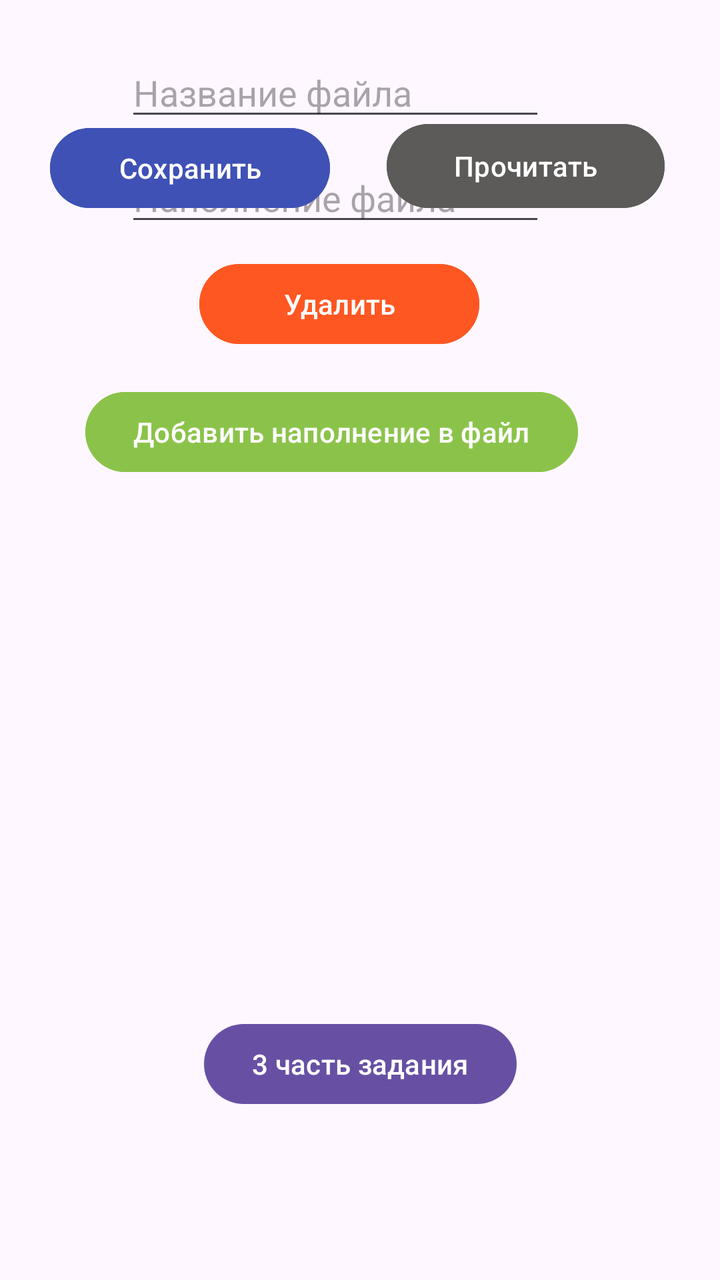
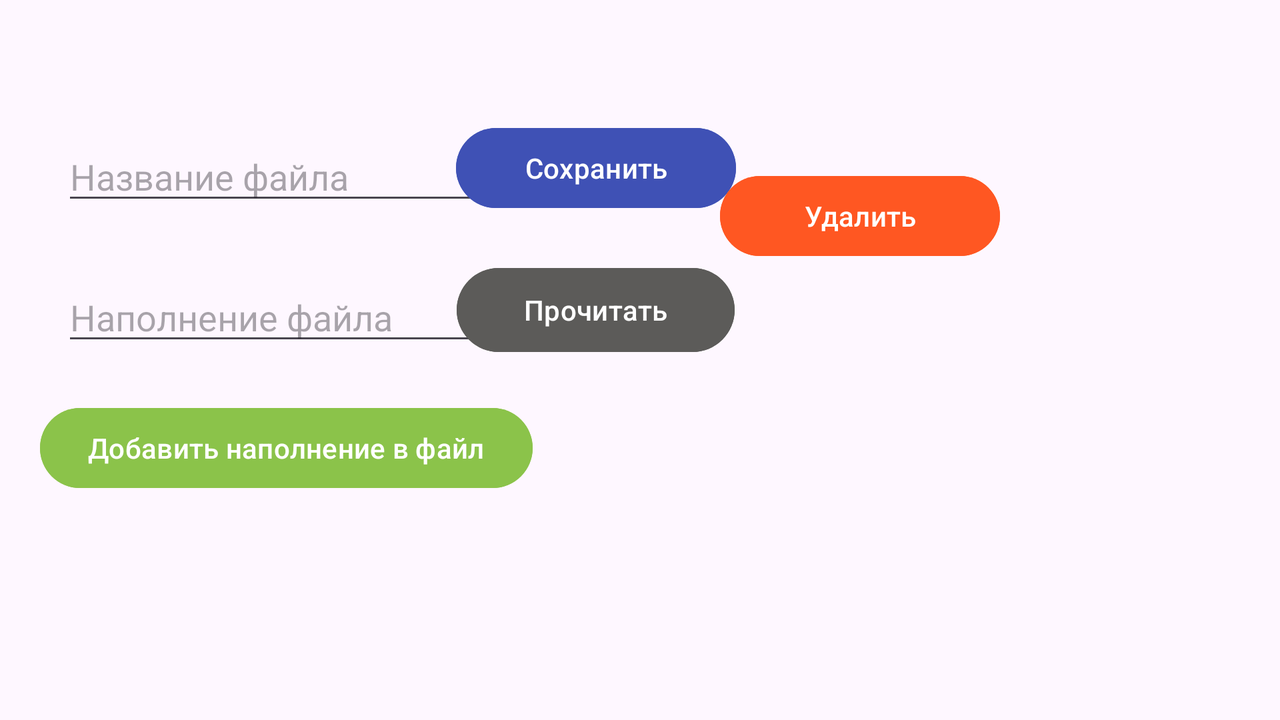

An Android layout and its configuration variant, each rendered on a device that would load it. The default file and the variant file are quoted in full after the pictures.
<!-- AndroidManifest.xml: application theme Theme.Mirea_prac_9 -->
<!-- res/layout/activity_main.xml -->
<?xml version="1.0" encoding="utf-8"?>
<androidx.constraintlayout.widget.ConstraintLayout xmlns:android="http://schemas.android.com/apk/res/android"
    xmlns:app="http://schemas.android.com/apk/res-auto"
    xmlns:tools="http://schemas.android.com/tools"
    android:id="@+id/main"
    android:layout_width="match_parent"
    android:layout_height="match_parent"
    tools:context=".MainActivity">


    <EditText
        android:id="@+id/fileName"
        android:layout_width="wrap_content"
        android:layout_height="wrap_content"
        android:ems="10"
        android:hint="Название файла"
        android:inputType="text"
        app:layout_constraintBottom_toBottomOf="parent"
        app:layout_constraintEnd_toEndOf="parent"
        app:layout_constraintHorizontal_bias="0.417"
        app:layout_constraintStart_toStartOf="parent"
        app:layout_constraintTop_toTopOf="parent"
        app:layout_constraintVertical_bias="0.04" />

    <EditText
        android:id="@+id/fileText"
        android:layout_width="wrap_content"
        android:layout_height="wrap_content"
        android:ems="10"
        android:hint="Наполнение файла"
        android:inputType="text"
        app:layout_constraintBottom_toBottomOf="parent"
        app:layout_constraintEnd_toEndOf="parent"
        app:layout_constraintHorizontal_bias="0.417"
        app:layout_constraintStart_toStartOf="parent"
        app:layout_constraintTop_toTopOf="parent"
        app:layout_constraintVertical_bias="0.128" />

    <Button
        android:id="@+id/button"
        android:layout_width="140dp"
        android:layout_height="48dp"
        android:layout_marginBottom="532dp"
        android:backgroundTint="#3F51B5"
        android:onClick="writeToFile"
        android:text="Сохранить"
        app:layout_constraintBottom_toBottomOf="parent"
        app:layout_constraintEnd_toEndOf="parent"
        app:layout_constraintHorizontal_bias="0.114"
        app:layout_constraintStart_toStartOf="parent" />

    <Button
        android:id="@+id/button2"
        android:layout_width="139dp"
        android:layout_height="50dp"
        android:layout_marginBottom="532dp"
        android:backgroundTint="#5C5B59"
        android:onClick="readFromFile"
        android:text="Прочитать"
        app:layout_constraintBottom_toBottomOf="parent"
        app:layout_constraintEnd_toEndOf="parent"
        app:layout_constraintHorizontal_bias="0.875"
        app:layout_constraintStart_toStartOf="parent" />

    <Button
        android:id="@+id/button3"
        android:layout_width="140dp"
        android:layout_height="48dp"
        android:layout_marginBottom="464dp"
        android:backgroundTint="#FF5722"
        android:onClick="startAlert"
        android:text="Удалить"
        app:layout_constraintBottom_toBottomOf="parent"
        app:layout_constraintEnd_toEndOf="parent"
        app:layout_constraintHorizontal_bias="0.453"
        app:layout_constraintStart_toStartOf="parent" />

    <Button
        android:id="@+id/button4"
        android:layout_width="wrap_content"
        android:layout_height="wrap_content"
        android:layout_marginBottom="400dp"
        android:backgroundTint="#8BC34A"
        android:onClick="addTextToFile"
        android:text="Добавить наполнение в файл"
        app:layout_constraintBottom_toBottomOf="parent"
        app:layout_constraintEnd_toEndOf="parent"
        app:layout_constraintHorizontal_bias="0.375"
        app:layout_constraintStart_toStartOf="parent" />

    <TextView
        android:id="@+id/textView"
        android:layout_width="wrap_content"
        android:layout_height="wrap_content"
        android:layout_marginBottom="316dp"
        app:layout_constraintBottom_toBottomOf="parent"
        app:layout_constraintEnd_toEndOf="parent"
        app:layout_constraintHorizontal_bias="0.498"
        app:layout_constraintStart_toStartOf="parent" />

    <Button
        android:onClick="nextActivity"
        android:id="@+id/button5"
        android:layout_width="wrap_content"
        android:layout_height="wrap_content"
        android:layout_marginBottom="84dp"
        android:text="3 часть задания"
        app:layout_constraintBottom_toBottomOf="parent"
        app:layout_constraintEnd_toEndOf="parent"
        app:layout_constraintStart_toStartOf="parent" />
</androidx.constraintlayout.widget.ConstraintLayout>
<!-- resources referenced by this layout -->
<resources>
  <style name="Theme.Mirea_prac_9" parent="Base.Theme.Mirea_prac_9" />
  <style name="Base.Theme.Mirea_prac_9" parent="Theme.Material3.DayNight.NoActionBar">
          
          
      </style>
</resources>
<!-- res/layout-land/activity_main.xml (the repository's variant of the layout above) -->
<!-- drawn on the phone turned sideways -->
<?xml version="1.0" encoding="utf-8"?>
<androidx.constraintlayout.widget.ConstraintLayout xmlns:android="http://schemas.android.com/apk/res/android"
    xmlns:app="http://schemas.android.com/apk/res-auto"
    xmlns:tools="http://schemas.android.com/tools"
    android:id="@+id/main"
    android:layout_width="match_parent"
    android:layout_height="match_parent"
    tools:context=".MainActivity">


    <EditText
        android:id="@+id/fileName"
        android:layout_width="wrap_content"
        android:layout_height="wrap_content"
        android:ems="10"
        android:hint="Название файла"
        android:inputType="text"
        app:layout_constraintBottom_toBottomOf="parent"
        app:layout_constraintEnd_toEndOf="parent"
        app:layout_constraintHorizontal_bias="0.072"
        app:layout_constraintStart_toStartOf="parent"
        app:layout_constraintTop_toTopOf="parent"
        app:layout_constraintVertical_bias="0.207" />

    <EditText
        android:id="@+id/fileText"
        android:layout_width="wrap_content"
        android:layout_height="wrap_content"
        android:ems="10"
        android:hint="Наполнение файла"
        android:inputType="text"
        app:layout_constraintBottom_toBottomOf="parent"
        app:layout_constraintEnd_toEndOf="parent"
        app:layout_constraintHorizontal_bias="0.072"
        app:layout_constraintStart_toStartOf="parent"
        app:layout_constraintTop_toTopOf="parent"
        app:layout_constraintVertical_bias="0.428" />

    <Button
        android:id="@+id/button"
        android:layout_width="140dp"
        android:layout_height="48dp"
        android:layout_marginBottom="252dp"
        android:backgroundTint="#3F51B5"
        android:onClick="writeToFile"
        android:text="Сохранить"
        app:layout_constraintBottom_toBottomOf="parent"
        app:layout_constraintEnd_toEndOf="parent"
        app:layout_constraintHorizontal_bias="0.456"
        app:layout_constraintStart_toStartOf="parent" />

    <Button
        android:id="@+id/button2"
        android:layout_width="139dp"
        android:layout_height="50dp"
        android:layout_marginBottom="180dp"
        android:backgroundTint="#5C5B59"
        android:onClick="readFromFile"
        android:text="Прочитать"
        app:layout_constraintBottom_toBottomOf="parent"
        app:layout_constraintEnd_toEndOf="parent"
        app:layout_constraintHorizontal_bias="0.456"
        app:layout_constraintStart_toStartOf="parent" />

    <Button
        android:id="@+id/button3"
        android:layout_width="140dp"
        android:layout_height="48dp"
        android:layout_marginBottom="228dp"
        android:backgroundTint="#FF5722"
        android:onClick="startAlert"
        android:text="Удалить"
        app:layout_constraintBottom_toBottomOf="parent"
        app:layout_constraintEnd_toEndOf="parent"
        app:layout_constraintHorizontal_bias="0.72"
        app:layout_constraintStart_toStartOf="parent" />

    <Button
        android:id="@+id/button4"
        android:layout_width="wrap_content"
        android:layout_height="wrap_content"
        android:layout_marginBottom="112dp"
        android:backgroundTint="#8BC34A"
        android:onClick="addTextToFile"
        android:text="Добавить наполнение в файл"
        app:layout_constraintBottom_toBottomOf="parent"
        app:layout_constraintEnd_toEndOf="parent"
        app:layout_constraintHorizontal_bias="0.051"
        app:layout_constraintStart_toStartOf="parent" />

    <TextView
        android:id="@+id/textView"
        android:layout_width="wrap_content"
        android:layout_height="wrap_content"
        android:layout_marginBottom="124dp"
        app:layout_constraintBottom_toBottomOf="parent"
        app:layout_constraintEnd_toEndOf="parent"
        app:layout_constraintHorizontal_bias="0.667"
        app:layout_constraintStart_toStartOf="parent" />
</androidx.constraintlayout.widget.ConstraintLayout>
